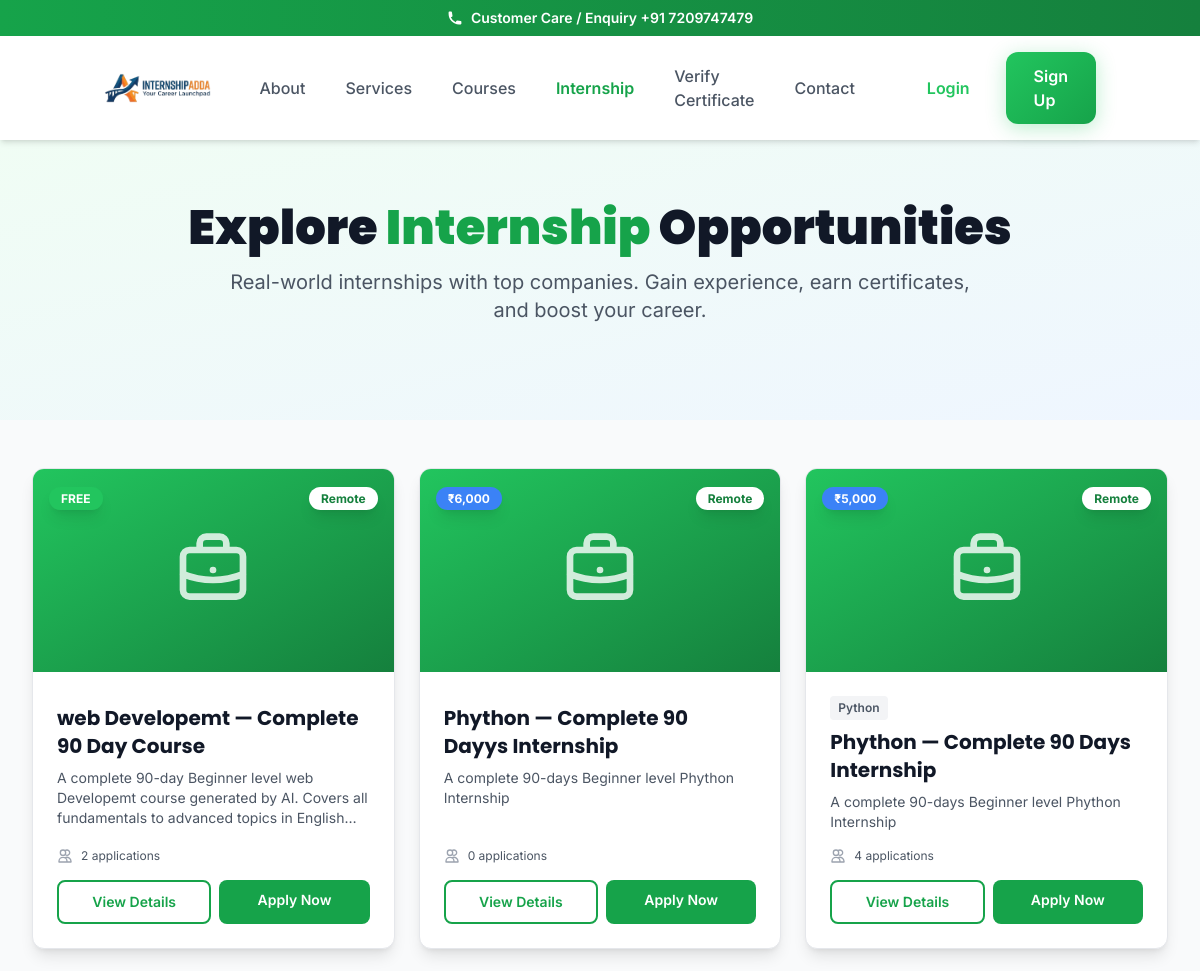
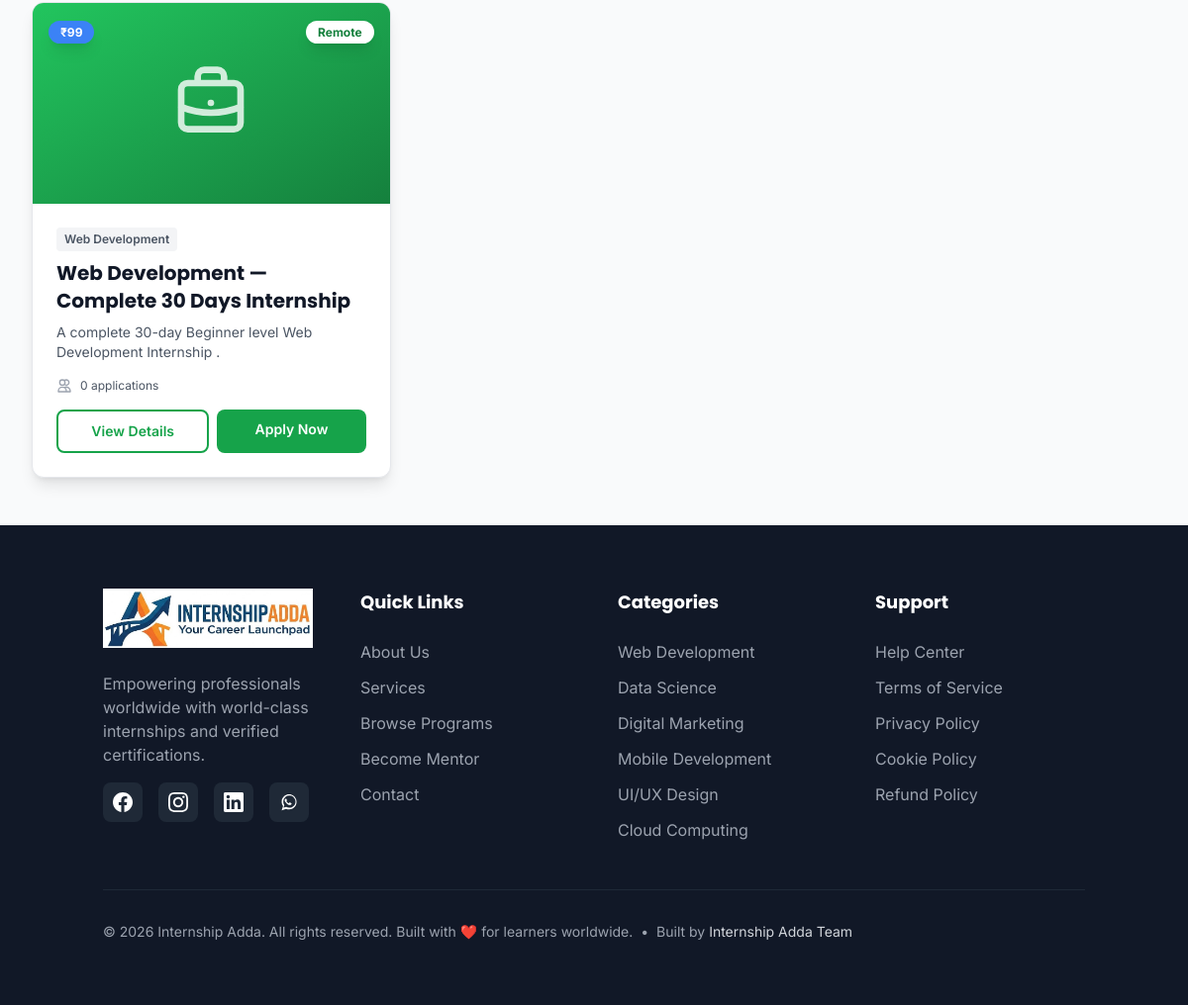
/public/internships.php, run on an earlier commit of the app's database (2 pictures, top to bottom).
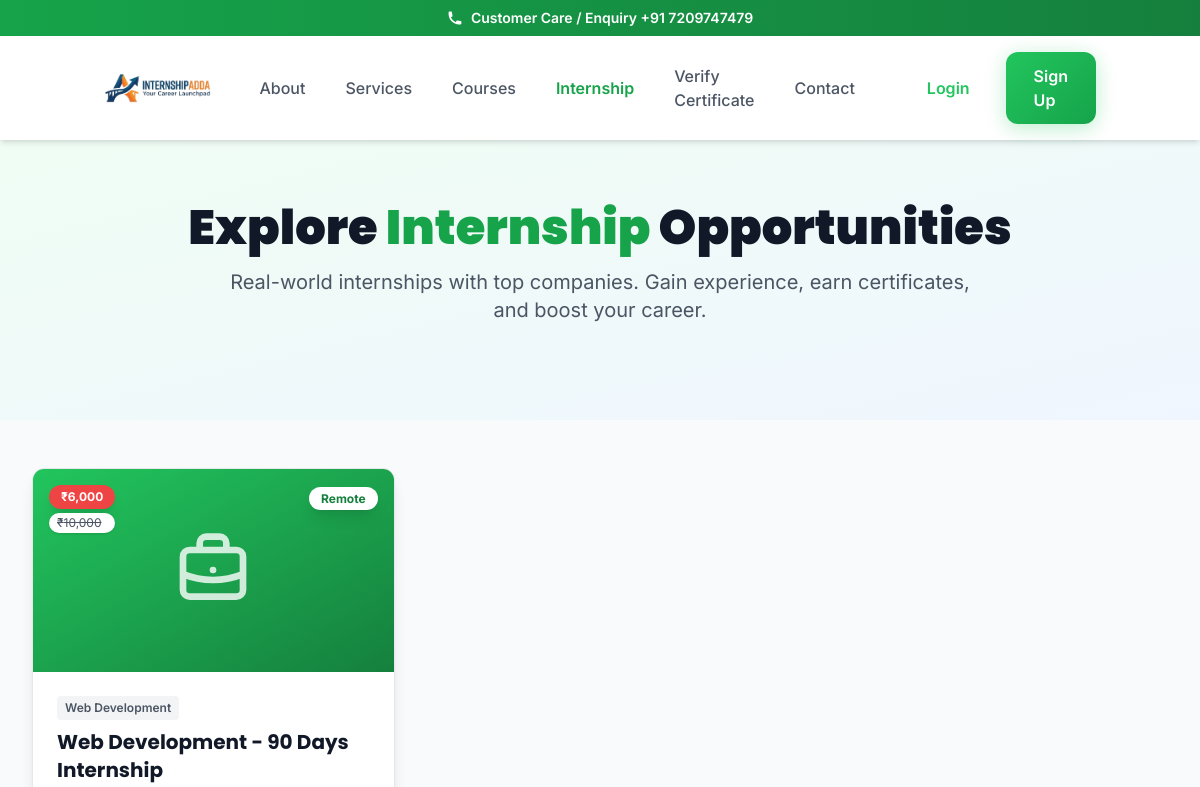
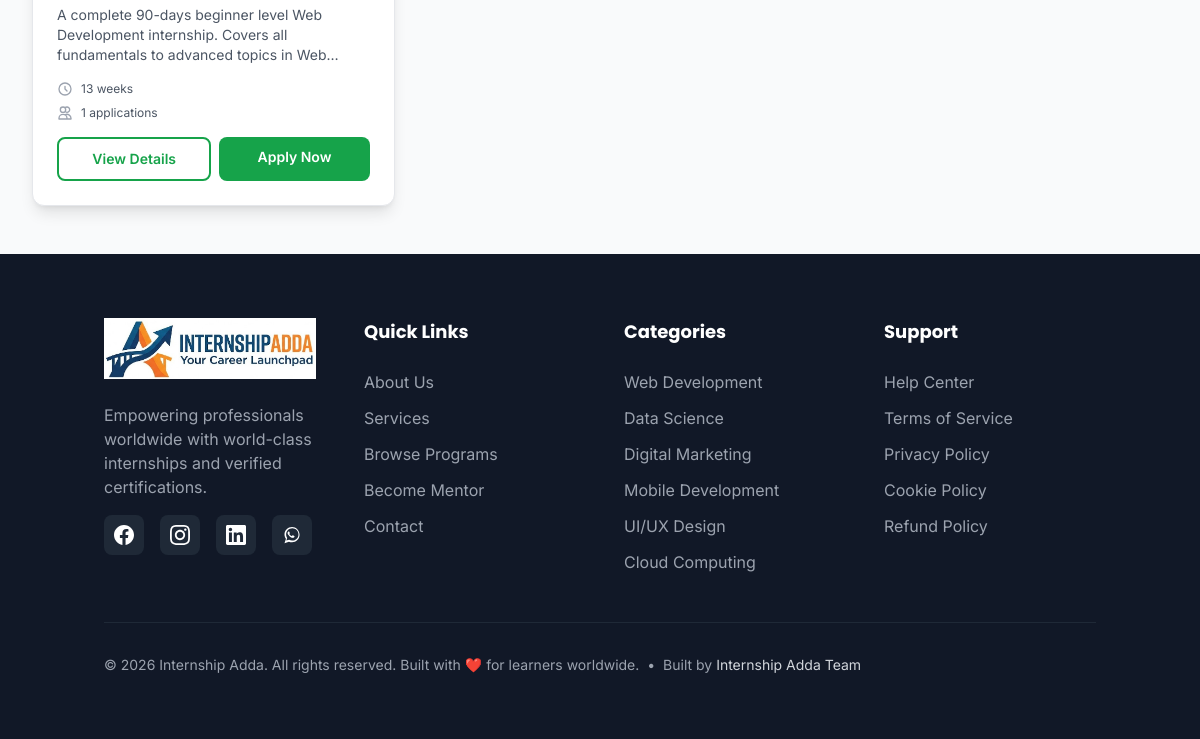
And on a later commit of the database (2 pictures, top to bottom).
### tables this page shows
CREATE TABLE `internships` (
  `id` int(11) NOT NULL,
  `title` varchar(255) NOT NULL,
  `slug` varchar(255) NOT NULL,
  `description` text DEFAULT NULL,
  `company_name` varchar(255) DEFAULT NULL,
  `location` varchar(255) DEFAULT NULL,
  `duration` varchar(100) DEFAULT NULL,
  `stipend` decimal(10,2) DEFAULT 0.00,
  `mode` enum('Remote','Onsite','Hybrid') DEFAULT 'Remote',
  `duration_weeks` int(11) NOT NULL DEFAULT 4,
  `cover_image` varchar(255) DEFAULT NULL,
  `skill_level` enum('beginner','intermediate','advanced') DEFAULT 'beginner',
  `category` varchar(100) DEFAULT NULL,
  `is_active` tinyint(1) DEFAULT 1,
  `enrollment_limit` int(11) DEFAULT NULL,
  `price` decimal(10,2) DEFAULT 0.00,
  `discount_price` decimal(10,2) DEFAULT NULL,
  `discount_percentage` int(11) DEFAULT NULL,
  `requirements` text DEFAULT NULL,
  `responsibilities` text DEFAULT NULL,
  `benefits` text DEFAULT NULL,
  `what_you_learn` text DEFAULT NULL,
  `certificate_template_id` int(11) DEFAULT NULL,
  `created_at` timestamp NOT NULL DEFAULT current_timestamp(),
  `updated_at` timestamp NOT NULL DEFAULT current_timestamp() ON UPDATE current_timestamp()
);

### public/internships.php (the view, shortened to what the rows shown need)
<?php
$dbConfig = require __DIR__ . '/../app/config/database.php';
$dsn = sprintf("mysql:host=%s;port=%s;dbname=%s;charset=%s",
    $dbConfig['host'], $dbConfig['port'], $dbConfig['database'], $dbConfig['charset']
);
try {
    $db = new PDO($dsn, $dbConfig['username'], $dbConfig['password'], $dbConfig['options']);
} catch (PDOException $e) {
    die("Database connection failed: " . $e->getMessage());
}
try {
    $stmt = $db->prepare("
        SELECT i.*,
               COALESCE((SELECT COUNT(*) FROM internship_enrollments WHERE internship_id = i.id), 0) as total_applications,
               COALESCE((SELECT AVG(rating) FROM internship_reviews WHERE internship_id = i.id), 0) as avg_rating,
               COALESCE((SELECT COUNT(*) FROM internship_reviews WHERE internship_id = i.id), 0) as total_reviews
        FROM internships i
        WHERE i.is_active = 1
        ORDER BY i.created_at DESC
    ");
    $stmt->execute();
    $internships = $stmt->fetchAll();
} catch (PDOException $e) {
    try {
        $stmt = $db->prepare("SELECT * FROM internships WHERE is_active = 1 ORDER BY created_at DESC");
        $stmt->execute();
        $internships = $stmt->fetchAll();
        foreach ($internships as &$int) {
            $int['total_applications'] = 0;
            $int['avg_rating'] = 0;
            $int['total_reviews'] = 0;
        }
    } catch (PDOException $e2) {
        die("Query failed: " . $e2->getMessage());
    }
}
function safeText($text) {
    return htmlspecialchars_decode($text ?? '', ENT_QUOTES);
}
?>
<!DOCTYPE html>
<html lang="en">
<head>
    <script src="https://cdn.tailwindcss.com"></script>
</head>
<body class="bg-gray-50">
<section class="bg-gradient-to-br from-primary-50 to-blue-50 py-12 md:py-16">
    <div class="max-w-7xl mx-auto px-4 sm:px-6 lg:px-8 text-center">
        <h1 class="text-3xl sm:text-4xl lg:text-5xl font-black text-gray-900 mb-4">
            Explore <span class="text-primary-600">Internship</span> Opportunities
        </h1>
    </div>
</section>
<section class="max-w-7xl mx-auto px-4 sm:px-6 lg:px-8 py-12">
    <?php if (empty($internships)): ?>
        <div class="text-center py-16">
            <svg class="w-24 h-24 mx-auto text-gray-300 mb-4" fill="none" stroke="currentColor" viewBox="0 0 24 24">
                <path stroke-linecap="round" stroke-linejoin="round" stroke-width="2" d="M21 13.255A23.931 23.931 0 0112 15c-3.183 0-6.22-.62-9-1.745M16 6V4a2 2 0 00-2-2h-4a2 2 0 00-2 2v2m4 6h.01M5 20h14a2 2 0 002-2V8a2 2 0 00-2-2H5a2 2 0 00-2 2v10a2 2 0 002 2z"></path>
            </svg>
            <h3 class="text-xl font-bold text-gray-900 mb-2">No Internships Available</h3>
            <p class="text-gray-600">Check back soon for new opportunities!</p>
        </div>
    <?php else: ?>
        <div class="grid sm:grid-cols-2 lg:grid-cols-3 gap-6">
            <?php foreach ($internships as $internship): ?>
                <?php
                    $price = floatval($internship['price'] ?? 0);
                    $discountPrice = floatval($internship['discount_price'] ?? 0);
                    $isFree = $price == 0;
                    $hasDiscount = $discountPrice > 0 && $discountPrice < $price;
                    $finalPrice = $hasDiscount ? $discountPrice : $price;
                    $mode = $internship['mode'] ?? 'Remote';
                    $coverImage = $internship['cover_image'] ?? null;
                ?>
                <div class="bg-white rounded-xl shadow-lg border border-gray-200 overflow-hidden hover:shadow-2xl transition-all duration-300 hover:scale-105 flex flex-col">
                    <div class="aspect-video relative overflow-hidden">
                        <?php if (!empty($coverImage)): ?>
                            <img src="<?php echo htmlspecialchars($coverImage); ?>"
                                 alt="<?php echo safeText($internship['title']); ?>"
                                 class="w-full h-full object-cover"
                                 onerror="this.onerror=null; this.parentElement.innerHTML='<div class=\'w-full h-full bg-gradient-to-br from-primary-500 to-primary-700 flex items-center justify-center\'><svg class=\'w-20 h-20 text-white opacity-80\' fill=\'none\' stroke=\'currentColor\' viewBox=\'0 0 24 24\'><path stroke-linecap=\'round\' stroke-linejoin=\'round\' stroke-width=\'2\' d=\'M21 13.255A23.931 23.931 0 0112 15c-3.183 0-6.22-.62-9-1.745M16 6V4a2 2 0 00-2-2h-4a2 2 0 00-2 2v2m4 6h.01M5 20h14a2 2 0 002-2V8a2 2 0 00-2-2H5a2 2 0 00-2 2v10a2 2 0 002 2z\'></path></svg></div>';">
                        <?php else: ?>
                            <div class="w-full h-full bg-gradient-to-br from-primary-500 to-primary-700 flex items-center justify-center">
                            </div>
                        <?php endif; ?>
                        <div class="absolute top-4 right-4">
                            <span class="bg-white text-primary-700 px-3 py-1 rounded-full text-xs font-bold shadow-lg">
                                <?php echo safeText($mode); ?>
                            </span>
                        </div>
                        <div class="absolute top-4 left-4">
                            <?php if ($isFree): ?>
                                <span class="bg-green-500 text-white px-3 py-1 rounded-full text-xs font-bold shadow-lg">
                                    FREE
                                </span>
                            <?php else: ?>
                                <?php if ($hasDiscount): ?>
                                    <div class="flex flex-col gap-1">
                                        <span class="bg-red-500 text-white px-3 py-1 rounded-full text-xs font-bold shadow-lg">
                                            ₹<?php echo number_format($finalPrice); ?>
                                        </span>
                                        <span class="bg-white text-gray-600 px-2 py-0.5 rounded-full text-xs line-through shadow">
                                            ₹<?php echo number_format($price); ?>
                                        </span>
                                    </div>
                                <?php else: ?>
                                    <span class="bg-blue-500 text-white px-3 py-1 rounded-full text-xs font-bold shadow-lg">
                                        ₹<?php echo number_format($price); ?>
                                    </span>
                                <?php endif; ?>
                            <?php endif; ?>
                        </div>
                    </div>
                    <div class="p-6 flex-1 flex flex-col">
                        <div class="flex items-center gap-2 mb-2 flex-wrap">
                            <?php if (!empty($internship['category'])): ?>
                                <span class="text-xs font-semibold text-gray-600 bg-gray-100 px-2 py-1 rounded">
                                    <?php echo safeText($internship['category']); ?>
                                </span>
                            <?php endif; ?>
                        </div>
                        <h3 class="text-xl font-bold text-gray-900 mb-2 line-clamp-2">
                            <?php echo safeText($internship['title']); ?>
                        </h3>
                        <p class="text-sm text-gray-600 mb-4 line-clamp-3 flex-1">
                            <?php echo safeText($internship['description']); ?>
                        </p>
                        <div class="space-y-2 mb-4 text-xs text-gray-600">
                            <?php if (!empty($internship['duration'])): ?>
                                <div class="flex items-center gap-2">
                                    <svg class="w-4 h-4 text-gray-400 flex-shrink-0" fill="none" stroke="currentColor" viewBox="0 0 24 24">
                                        <path stroke-linecap="round" stroke-linejoin="round" stroke-width="2" d="M12 8v4l3 3m6-3a9 9 0 11-18 0 9 9 0 0118 0z"></path>
                                    </svg>
                                    <span><?php echo safeText($internship['duration']); ?></span>
                                </div>
                            <?php endif; ?>
                            <div class="flex items-center gap-2">
                                <svg class="w-4 h-4 text-gray-400 flex-shrink-0" fill="none" stroke="currentColor" viewBox="0 0 24 24">
                                    <path stroke-linecap="round" stroke-linejoin="round" stroke-width="2" d="M12 4.354a4 4 0 110 5.292M15 21H3v-1a6 6 0 0112 0v1zm0 0h6v-1a6 6 0 00-9-5.197M13 7a4 4 0 11-8 0 4 4 0 018 0z"></path>
                                </svg>
                                <span><?php echo intval($internship['total_applications']); ?> applications</span>
                            </div>
                        </div>
                        <div class="flex gap-2">
                            <a href="/public/internship-details.php?slug=<?php echo urlencode($internship['slug']); ?>" class="flex-1 bg-white border-2 border-primary-600 text-primary-600 text-center px-4 py-2.5 rounded-lg font-semibold hover:bg-primary-50 transition-colors text-sm">
                                View Details
                            </a>
                            <a href="/public/internship-details.php?slug=<?php echo urlencode($internship['slug']); ?>" class="flex-1 bg-primary-600 hover:bg-primary-700 text-white text-center px-4 py-2.5 rounded-lg font-semibold transition-colors text-sm">
                                Apply Now
                            </a>
                        </div>
                    </div>
                </div>
            <?php endforeach; ?>
        </div>
    <?php endif; ?>
</section>
</body>
</html>

What changed in the data, as far as the page shows it:
removed internships: mode "Remote", price "FREE", title "web Developemt — Complete 90 Day Course", description "A complete 90-day Beginner level web Developemt course generated by AI. Covers all fundamentals to advanced topics in…", total_applications "2"
removed internships: mode "Remote", price "6,000", title "Phython — Complete 90 Dayys Internship", description "A complete 90-days Beginner level Phython Internship", total_applications "0"
removed internships: mode "Remote", price "5,000", category "Python", title "Phython — Complete 90 Days Internship", description "A complete 90-days Beginner level Phython Internship", total_applications "4"
removed internships: mode "Remote", price "99", category "Web Development", title "Web Development — Complete 30 Days Internship", description "A complete 30-day Beginner level Web Development Internship .", total_applications "0"
added internships: mode "Remote", finalPrice "6,000", price "10,000", category "Web Development", title "Web Development - 90 Days Internship", description "A complete 90-days beginner level Web Development internship. Covers all fundamentals to advanced topics in…", duration "13 weeks", total_applications "1"
